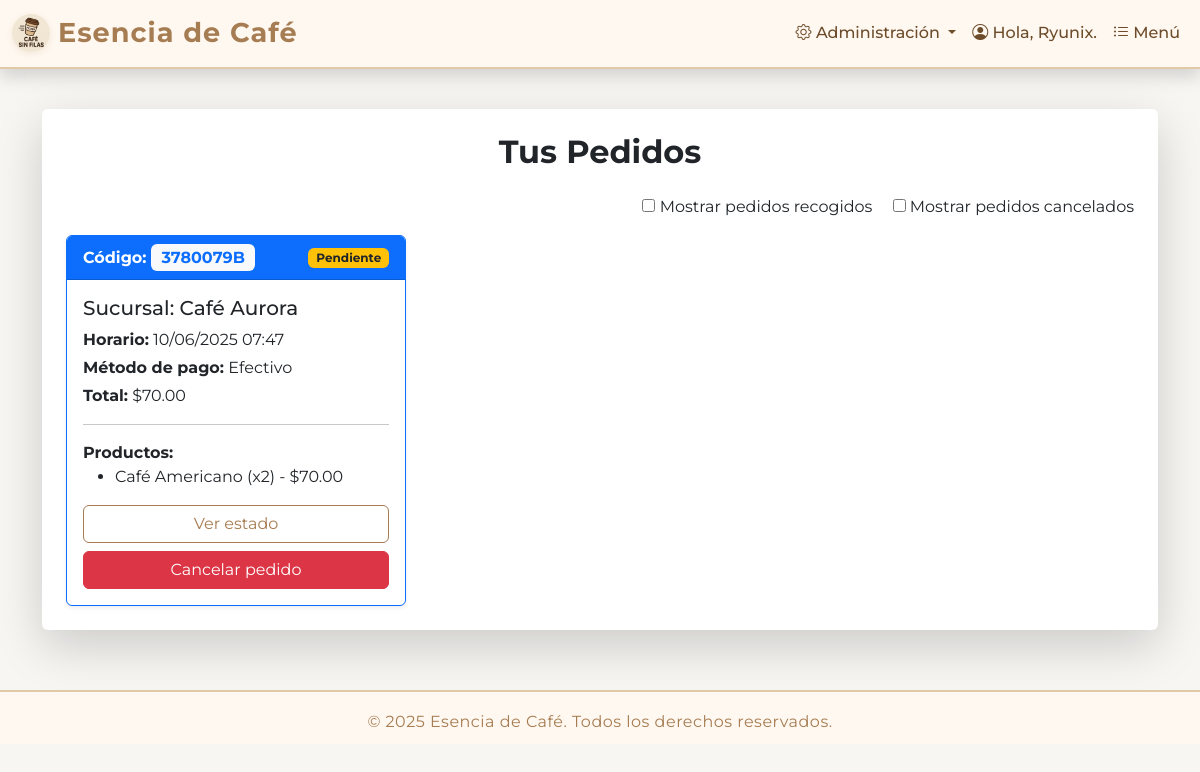
The page /pedidos/pickup/ (signed in) on the database its author committed.
### pedido/models.py (models this page shows, shortened)
class Pedido(models.Model):
    ESTADOS = [
        ('pendiente', 'Pendiente'),
        ('preparando', 'Preparando'),
        ('listo', 'Listo para recoger'),
        ('entregado', 'Entregado'),
        ('cancelado', 'Cancelado'),
    ]
    codigo = models.CharField(
        max_length=12, unique=True, blank=True, null=True)
    usuario = models.ForeignKey(
        User, null=True, blank=True, on_delete=models.SET_NULL)
    sucursal = models.ForeignKey(Sucursal, on_delete=models.CASCADE)
    estado = models.CharField(
        max_length=20, choices=ESTADOS, default='pendiente')
    fecha_hora = models.DateTimeField(auto_now_add=True)
    total = models.DecimalField(max_digits=10, decimal_places=2, default=0)
    puntos_ganados = models.PositiveIntegerField(default=0)
    puntos_usados = models.PositiveIntegerField(default=0)

class Sucursal(models.Model):
    nombre_sucursal = models.CharField(max_length=100)
    calle = models.CharField(max_length=100)
    numero_exterior = models.CharField(max_length=10)
    numero_interior = models.CharField(max_length=10, blank=True, null=True)
    colonia = models.CharField(max_length=100)
    ciudad = models.CharField(max_length=100)
    municipio = models.CharField(max_length=100)
    codigo_postal = models.CharField(max_length=10)
    telefono = models.CharField(max_length=20)
    hora_apertura = models.TimeField()
    hora_cierre = models.TimeField()

class PedidoPickup(models.Model):
    pedido = models.OneToOneField(
        Pedido, on_delete=models.CASCADE, related_name='pickup')
    horario_recoleccion = models.DateTimeField()
    tipo_pago = models.CharField(max_length=20, choices=[(
        'tarjeta', 'Tarjeta'), ('efectivo', 'Efectivo')])

class DetallePedido(models.Model):
    pedido = models.ForeignKey(
        Pedido, on_delete=models.CASCADE, related_name='detalles')
    producto = models.ForeignKey(Producto, on_delete=models.CASCADE)
    cantidad = models.PositiveIntegerField(default=1)
    subtotal = models.DecimalField(max_digits=10, decimal_places=2)

### menu/models.py (models this page shows, shortened)
class Producto(models.Model):
    nombre_producto = models.CharField(
        max_length=100
    )
    tamaño = models.CharField(
        max_length=20
    )
    descripcion = models.TextField()
    imagen = models.ImageField(
        upload_to='media/productos/'
    )
    precio = models.DecimalField(
        max_digits=8, decimal_places=2
    )
    tipo = models.CharField(
        max_length=30
    )
    puntos_extra = models.PositiveIntegerField(
        default=0, help_text="Puntos extra por comprar este producto")
    class Meta:
        verbose_name = "Producto"
        verbose_name_plural = "Productos"

### pedido/views.py (the view)
# urls.py: path('pedidos/pickup/', views.lista_pedidos_pickup,
@login_required
def lista_pedidos_pickup(request):
    mostrar_recogidos = request.GET.get('mostrar_recogidos') == '1'
    mostrar_cancelados = request.GET.get('mostrar_cancelados') == '1'
    estados = ['pendiente', 'preparando', 'pagado']
    if mostrar_recogidos:
        estados.append('recogido')
    if mostrar_cancelados:
        estados.append('cancelado')
    pedidos = Pedido.objects.filter(
        pickup__isnull=False,
        estado__in=estados,
        usuario=request.user
    ).select_related('sucursal', 'pickup').order_by('pickup__horario_recoleccion')
    return render(request, 'pedido/lista_pedidos_pickup.html', {
        'pedidos': pedidos,
        'mostrar_recogidos': mostrar_recogidos,
        'mostrar_cancelados': mostrar_cancelados,
    })

### SisWebCafe/context_processors.py (called while the page is built)
def es_gerente(request):
    if request.user.is_authenticated:
        return {'es_gerente': request.user.groups.filter(name='Gerente').exists()}
    return {'es_gerente': False}

### templates/pedido/lista_pedidos_pickup.html (shortened to what this page needs)
{% extends "Principal/base.html" %}
{% block content %}
<div class="bg-white p-4 rounded shadow-lg" style="max-width: 1200px; margin: 40px auto;">
  <h2 class="fw-bold text-dark mb-4 text-center">Tus Pedidos</h2>
  <form method="get" class="mb-3 text-end">
    <label>
      <input type="checkbox" name="mostrar_recogidos" value="1" {% if mostrar_recogidos %}checked{% endif %} onchange="this.form.submit()">
      Mostrar pedidos recogidos
    </label>
    <label class="ms-3">
    <input type="checkbox" name="mostrar_cancelados" value="1" {% if mostrar_cancelados %}checked{% endif %} onchange="this.form.submit()">
    Mostrar pedidos cancelados
  </label>
  </form>
  {% if pedidos %}
  <div class="row row-cols-1 row-cols-md-2 row-cols-lg-3 g-4">
    {% for pedido in pedidos %}
    <div class="col">
      <div class="card h-100 border-primary shadow-sm">
        <div class="card-header bg-primary text-white d-flex justify-content-between align-items-center">
          <span class="fw-bold">Código: <span class="badge bg-light text-primary fs-6">{{ pedido.codigo }}</span></span>
          {% if pedido.estado == "pendiente" %}
            <span class="badge bg-warning text-dark">{{ pedido.get_estado_display }}</span>
          {% elif pedido.estado == "pagado" %}
            <span class="badge bg-info text-dark">{{ pedido.get_estado_display }}</span>
          {% elif pedido.estado == "recogido" %}
            <span class="badge bg-success">{{ pedido.get_estado_display }}</span>
          {% elif pedido.estado == "cancelado" %}
            <span class="badge bg-danger">{{ pedido.get_estado_display }}</span>
          {% else %}
            <span class="badge bg-secondary">{{ pedido.get_estado_display }}</span>
          {% endif %}
        </div>
        <div class="card-body">
          <h5 class="card-title mb-2">Sucursal: {{ pedido.sucursal.nombre_sucursal }}</h5>
          <p class="mb-1"><strong>Horario:</strong> {{ pedido.pickup.horario_recoleccion|date:"d/m/Y H:i" }}</p>
          <p class="mb-1"><strong>Método de pago:</strong> {{ pedido.pickup.tipo_pago|capfirst }}</p>
          <p class="mb-1"><strong>Total:</strong> ${{ pedido.total }}</p>
          <hr>
          <strong>Productos:</strong>
          <ul class="mb-0">
            {% for detalle in pedido.detalles.all %}
              <li>{{ detalle.producto.nombre_producto }} (x{{ detalle.cantidad }}) - ${{ detalle.subtotal }}</li>
            {% endfor %}
          </ul>
          <div class="d-grid gap-2 mt-3">
            <a href="{% url 'pickup_exito_estado' pedido.id %}" class="btn btn-outline-primary">
              Ver estado
            </a>
            {% if pedido.estado == "pendiente" and pedido.usuario == user %}
            <form method="post" action="{% url 'cancelar_pedido' pedido.id %}">
              <button type="submit" class="btn btn-danger w-100" onclick="return confirm('¿Seguro que deseas cancelar este pedido?');">
                Cancelar pedido
              </button>
            </form>
            {% endif %}
          </div>
        </div>
      </div>
    </div>
    {% endfor %}
  </div>
  {% else %}
    <div class="alert alert-info text-center mt-4">No tienes pedidos pickup activos.</div>
  {% endif %}
</div>
{% endblock %}

### templates/Principal/base.html (shortened to what this page needs)
{% load static %}
<!DOCTYPE html>
<html lang="es">
  <head>
    <link
      href="https://cdn.jsdelivr.net/npm/bootstrap@5.3.0/dist/css/bootstrap.min.css"
      rel="stylesheet"
    />
    <link href="https://cdn.jsdelivr.net/npm/bootstrap-icons@1.11.3/font/bootstrap-icons.min.css" rel="stylesheet">
  </head>
  <body>
    {% if user.is_authenticated and user.is_staff %}
      <nav class="navbar navbar-light shadow sticky-top">
        <div class="container-fluid">
          <span class="navbar-brand mb-0 h1"><i class="bi bi-cash-register"></i> Panel de Caja</span>
          <a class="btn btn-outline-danger" href="{% url 'logout' %}"><i class="bi bi-box-arrow-right"></i> Cerrar sesión</a>
        </div>
      </nav>
    {% else %}
      <nav class="navbar navbar-expand-lg shadow sticky-top">
        <div class="container-fluid">
          <a class="navbar-brand d-flex align-items-center" href="/">
            <img src="{% static 'img/logo.jpg' %}" alt="Logo" width="38" class="me-2">
            Esencia de Café
          </a>
          <div class="collapse navbar-collapse" id="navbarNav">
            <ul class="navbar-nav ms-auto align-items-center">
              {% if es_gerente %}
              <li class="nav-item dropdown">
                <a
                  class="nav-link dropdown-toggle"
                  href="#"
                  id="adminDropdown"
                  role="button"
                  data-bs-toggle="dropdown"
                  aria-expanded="false"
                >
                  <i class="bi bi-gear"></i> Administración
                </a>
              </li>
              <li class="nav-item">
                <a class="nav-link" href="/perfil"><i class="bi bi-person-circle"></i> Hola, {{user.username}}.</a>
              </li>
              <li class="nav-item">
                <a class="nav-link" href="/productos"><i class="bi bi-list-ul"></i> Menú</a>
              </li>
              {% endif %}
            </ul>
          </div>
        </div>
      </nav>
    {% endif %}
    <div class="container mt-4">{% block content %} {% endblock %}</div>
    <footer>
      <div>
        <span>&copy; {{ now|default:2025 }} Esencia de Café. Todos los derechos reservados.</span>
      </div>
    </footer>
  </body>
</html>

### templates/Principal/base.html (style rules this page uses)
:root { --cafe-oscuro: #6d4c2b; --cafe-medio: #a67c52; --cafe-claro: #fff8f0; --cafe-dorado: #e0c9a6; --cafe-acento: #d2691e; --cafe-blanco: #f7f6f3; }
body { font-family: 'Montserrat', Arial, sans-serif; background: var(--cafe-blanco); }
.navbar { background: var(--cafe-claro) !important; border-bottom: 2px solid var(--cafe-dorado); box-shadow: 0 2px 8px rgba(166,124,82,0.07); }
.navbar-brand { font-weight: 700; color: var(--cafe-medio) !important; letter-spacing: 1px; font-size: 1.7rem; }
.nav-link { color: var(--cafe-oscuro) !important; font-weight: 500; transition: color 0.2s; }
.btn-outline-primary, .btn-outline-brown { background: transparent; color: var(--cafe-medio); border-color: var(--cafe-medio); }
footer { background: var(--cafe-claro); color: var(--cafe-medio); text-align: center; padding: 18px 0 10px 0; border-top: 2px solid var(--cafe-dorado); margin-top: 60px; font-size: 1rem; letter-spacing: 0.5px; }
.navbar-brand img { border-radius: 50%; box-shadow: 0 2px 6px rgba(166,124,82,0.13); }

### rows shown on the page
Pedido: codigo "3780079B", estado "Pendiente", sucursal.nombre_sucursal "Café Aurora", pickup.horario_recoleccion "10/06/2025 07:47", pickup.tipo_pago "Efectivo", total "70.00", shows "Cancelar pedido"
DetallePedido: producto.nombre_producto "Café Americano", cantidad "2", subtotal "70.00"

### other values the page prints
{{ user.username }} "Ryunix"
{{ now|default:2025 }} "2025"
